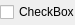
<?xml version="1.0" encoding="UTF-8"?>
<ui version="4.0">
 <class>CheckBox</class>
 <widget class="QWidget" name="CheckBox">
  <property name="geometry">
   <rect>
    <x>0</x>
    <y>0</y>
    <width>75</width>
    <height>25</height>
   </rect>
  </property>
  <property name="sizePolicy">
   <sizepolicy hsizetype="MinimumExpanding" vsizetype="Fixed">
    <horstretch>0</horstretch>
    <verstretch>0</verstretch>
   </sizepolicy>
  </property>
  <property name="minimumSize">
   <size>
    <width>25</width>
    <height>25</height>
   </size>
  </property>
  <property name="sizeIncrement">
   <size>
    <width>25</width>
    <height>25</height>
   </size>
  </property>
  <property name="windowTitle">
   <string>Form</string>
  </property>
  <layout class="QHBoxLayout" name="horizontalLayout_2">
   <property name="spacing">
    <number>5</number>
   </property>
   <property name="leftMargin">
    <number>0</number>
   </property>
   <property name="topMargin">
    <number>0</number>
   </property>
   <property name="rightMargin">
    <number>0</number>
   </property>
   <property name="bottomMargin">
    <number>0</number>
   </property>
   <item>
    <layout class="QHBoxLayout" name="horizontalLayout">
     <item>
      <widget class="QCheckBox" name="checkBox">
       <property name="text">
        <string>CheckBox</string>
       </property>
      </widget>
     </item>
    </layout>
   </item>
  </layout>
 </widget>
 <resources/>
 <connections/>
</ui>
